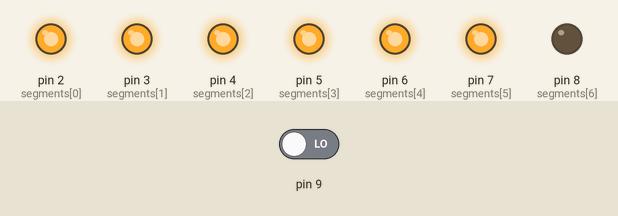
Bench run of a sketch on a simulated Arduino Uno, built with avr-gcc and run on an emulated ATmega328P. Shown: output pins drawn as LEDs (lit = HIGH). Inputs (shaded band) come from the test bench; at power-on: pin 9 LOW.

Above: at 1.9 s.
2.0 s: pin 9 driven HIGH
At 3.9 s:
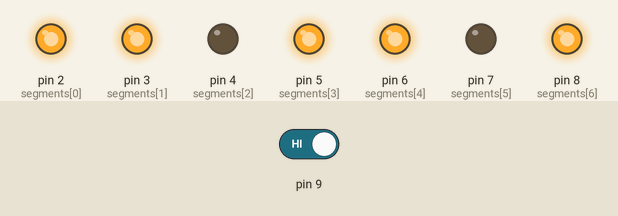
5.0 s: pin 9 driven LOW
At 5.8 s:
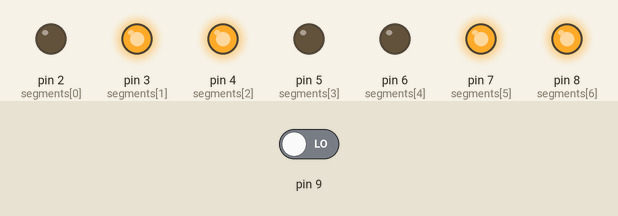
6.7 s: pin 9 driven HIGH
At 7.8 s:
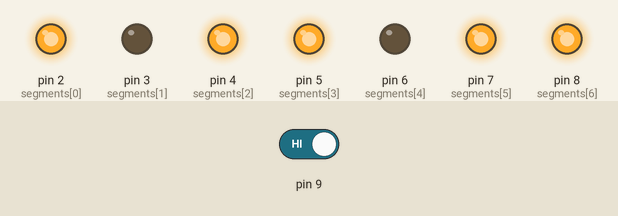
Timing chart, 0 to 18.7 s (numbered marks = the images above; inputs shaded):
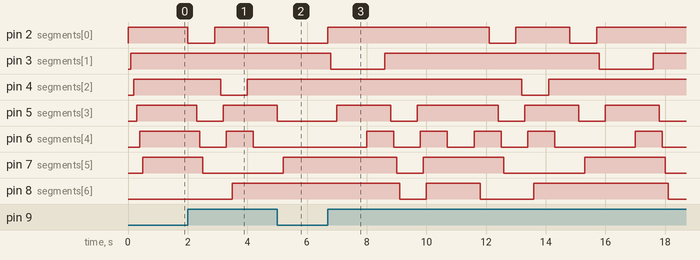

Measured:
- after the input at 2.0 s, pin 2 (segments[0]): HIGH → LOW at once, → HIGH 0.90 s later, → LOW 1.8 s later; pin 4 (segments[2]): HIGH → LOW after 1.1 s, → HIGH 0.90 s later
- after the input at 5.0 s, pin 2 (segments[0]): stays LOW (without the input it goes to HIGH after 0.60 s); pin 3 (segments[1]): stays HIGH (without the input it goes to LOW after 0.70 s); pin 5 (segments[3]): goes on until 5.0 s, then stays LOW
- after the input at 6.7 s, pin 2 (segments[0]): goes HIGH 5.4 s, LOW 0.90 s, HIGH 1.8 s, LOW 0.90 s, then HIGH, starting at once; pin 3 (segments[1]): alternates HIGH for 7.2 s and LOW for 1.8 s, starting after 0.10 s

The sketch:

seven_segment_switch.ino
```cpp
// 7-segment display
// Common cathode
// Segments: a, b, c, d, e, f, g

int segments[] = {2, 3, 4, 5, 6, 7, 8};
int number = 0;

// Each row represents a digit 0-9
// Order: a b c d e f g
byte digits[10][7] = {
  {1, 1, 1, 1, 1, 1, 0}, // 0
  {0, 1, 1, 0, 0, 0, 0}, // 1
  {1, 1, 0, 1, 1, 0, 1}, // 2
  {1, 1, 1, 1, 0, 0, 1}, // 3
  {0, 1, 1, 0, 0, 1, 1}, // 4
  {1, 0, 1, 1, 0, 1, 1}, // 5
  {1, 0, 1, 1, 1, 1, 1}, // 6
  {1, 1, 1, 0, 0, 0, 0}, // 7
  {1, 1, 1, 1, 1, 1, 1}, // 8
  {1, 1, 1, 1, 0, 1, 1}  // 9
};

void setup() {
  for (int i = 0; i < 7; i++) {
    pinMode(segments[i], OUTPUT);
  }
  pinMode(9, INPUT);
  displayDigit(number) ;
}

void displayDigit(int number) {
  for (int i = 0; i < 7; i++) {
    digitalWrite(segments[i], digits[number][i]);
    delay ( 100 );
  }
}

void loop() {
  int buttonState = digitalRead(9);

  if (buttonState == HIGH) {
    number = number + 1;

    if (number > 9) {
      number = 0;
    }

    displayDigit(number);

    delay(200);
  }
}
```
